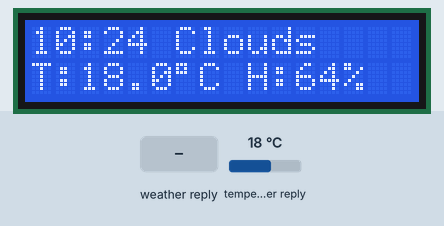
This sketch was run on a simulated ESP32. On the bench: 16×2 character LCD. The inputs (shaded band) are chosen by the test bench; at power-on: temperature in the weather reply 18 °C. WiFi joins after 1.5 s; servers stay silent unless stated; the local clock reads 2024-03-15 10:24:30 at power-on unless the sketch sets it; web services answer with replies made up by the test bench; what the sketch prints to the serial monitor is not drawn.

Above: at 5.4 s.
5.5 s: weather in the web reply set to Clear
At 16.6 s:
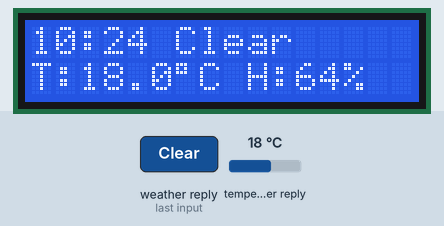
17.6 s: weather in the web reply set to Rain
At 28.6 s:
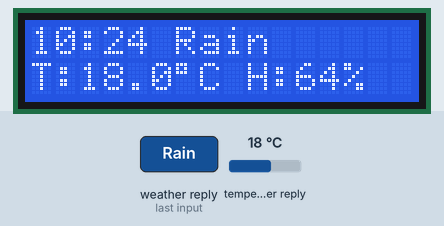
28.9 s: weather in the web reply set to Snow
At 39.8 s:
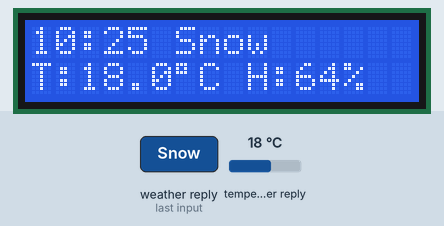
40.1 s: weather in the web reply set to Thunderstorm
At 51.1 s:
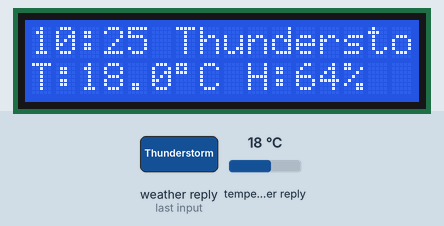
51.4 s: weather in the web reply set to Mist
At 62.0 s:
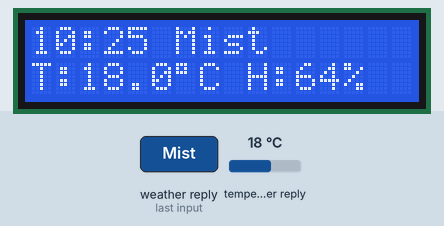
62.7 s: temperature in the weather reply set to -14 °C
At 73.1 s:
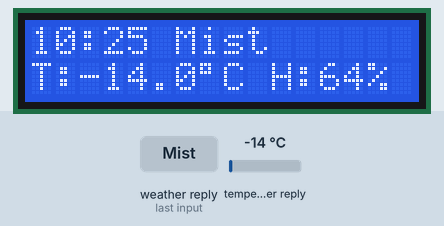
Timing chart, 0 to 74.6 s (numbered marks = the images above; inputs shaded):
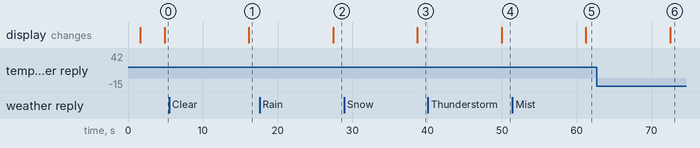

The sketch:

weather_station.ino
```cpp
#include <LiquidCrystal_I2C.h>
#include <WiFi.h>
#include <Wire.h>
#include <HTTPClient.h>
#include <Arduino_JSON.h>

// WiFi credentials - Wokwi uses "Wokwi-GUEST" with no password
const char* ssid = "Wokwi-GUEST";
const char* password = "";

// Your Domain name with URL path or IP address with path
String openWeatherMapApiKey = "API_KEY_HERE";

// Replace with your country code and city
// Use %20 for spaces (not just %)
String city = "New%20Braunfels";
String countryCode = "US";

unsigned long lastTime = 0;
unsigned long timerDelay = 10000;
String jsonBuffer;

// set the LCD number of columns and rows
int lcdColumns = 16;
int lcdRows = 2;

// set LCD address, number of columns and rows
// SDA -> GPIO21, SCL -> GPIO22
// lcd address is 0x27
LiquidCrystal_I2C lcd(0x27, lcdColumns, lcdRows);

// NTP Server time
const char* ntpServer = "pool.ntp.org";
long gmtOffset_sec = 0;
int daylightOffset_sec = 0;

void setup() {
  Serial.begin(115200);

  // Initialize LCD first to show status
  lcd.init();
  lcd.backlight();
  lcd.setCursor(0, 0);
  lcd.print("Connecting WiFi");

  // WiFi connection
  WiFi.begin(ssid, password);
  Serial.println("Connecting");

  while (WiFi.status() != WL_CONNECTED) {
    delay(500);
    Serial.print(".");
  }

  Serial.println("");
  Serial.print("Connected to WiFi network with IP Address: ");
  Serial.println(WiFi.localIP());

  lcd.clear();
  lcd.setCursor(0, 0);
  lcd.print("WiFi Connected!");
  lcd.setCursor(0, 1);
  lcd.print(WiFi.localIP());
  delay(2000);

  Serial.println("Timer set to 10 seconds (timerDelay variable)");

  // Initial fetch
  lastTime = millis() - timerDelay;
}

void loop() {
  // Send an HTTP GET request
  if ((millis() - lastTime) > timerDelay) {
    // Check WiFi connection status
    if (WiFi.status() == WL_CONNECTED) {
      String serverPath = "http://api.openweathermap.org/data/2.5/weather?q=" + city + "," + countryCode + "&units=metric" + "&APPID=" + openWeatherMapApiKey;

      jsonBuffer = httpGETRequest(serverPath.c_str());
      Serial.println(jsonBuffer);

      JSONVar myObject = JSON.parse(jsonBuffer);

      // JSON.typeof(jsonVar) can be used to get the type of the var
      if (JSON.typeof(myObject) == "undefined") {
        Serial.println("Parsing input failed!");
        lcd.clear();
        lcd.setCursor(0, 0);
        lcd.print("Parse Error!");
        lastTime = millis();
        return;
      }

      // Check if API returned an error
      if (myObject.hasOwnProperty("cod")) {
        int code = (int)myObject["cod"];
        if (code != 200) {
          Serial.print("API Error: ");
          Serial.println((const char*)myObject["message"]);
          lcd.clear();
          lcd.setCursor(0, 0);
          lcd.print("API Error:");
          lcd.setCursor(0, 1);
          lcd.print(code);
          lastTime = millis();
          return;
        }
      }

      // Get time
      gmtOffset_sec = (long)myObject["timezone"];
      configTime(gmtOffset_sec, daylightOffset_sec, ntpServer);

      // Wait a moment for time sync
      delay(1000);

      String time = printLocalTime();

      // Get weather data
      String weatherMain = (const char*)myObject["weather"][0]["main"];
      double temp = (double)myObject["main"]["temp"];
      int humidity = (int)myObject["main"]["humidity"];

      // LCD Print
      lcd.clear();
      lcd.setCursor(0, 0);
      lcd.print(time);
      lcd.print(" ");

      // Truncate weather description if too long
      if (weatherMain.length() > 10) {
        weatherMain = weatherMain.substring(0, 10);
      }
      lcd.print(weatherMain);

      lcd.setCursor(0, 1);
      lcd.print("T:");
      lcd.print(temp, 1);  // 1 decimal place
      lcd.print((char)223);  // degree symbol
      lcd.print("C ");
      lcd.print("H:");
      lcd.print(humidity);
      lcd.print("%");

      // Also print to Serial for debugging
      Serial.print("Time: ");
      Serial.println(time);
      Serial.print("Weather: ");
      Serial.println(weatherMain);
      Serial.print("Temp: ");
      Serial.print(temp);
      Serial.println(" C");
      Serial.print("Humidity: ");
      Serial.print(humidity);
      Serial.println("%");
    }
    else {
      Serial.println("WiFi Disconnected");
      lcd.clear();
      lcd.setCursor(0, 0);
      lcd.print("WiFi Lost!");

      // Try to reconnect
      WiFi.begin(ssid, password);
    }
    lastTime = millis();
  }
}

String printLocalTime() {
  struct tm timeinfo;
  if (!getLocalTime(&timeinfo)) {
    Serial.println("Failed to obtain time");
    return "--:--";
  }

  char timeHour[3];
  strftime(timeHour, 3, "%H", &timeinfo);

  char timeMinute[3];
  strftime(timeMinute, 3, "%M", &timeinfo);

  String time = String(timeHour) + ":" + String(timeMinute);
  Serial.println(time);
  return time;
}

String httpGETRequest(const char* serverName) {
  WiFiClient client;
  HTTPClient http;

  // Your Domain name with URL path or IP address with path
  http.begin(client, serverName);

  // Set timeout for Wokwi simulation
  http.setTimeout(10000);

  // Send HTTP GET request
  int httpResponseCode = http.GET();

  String payload = "{}";

  if (httpResponseCode > 0) {
    Serial.print("HTTP Response code: ");
    Serial.println(httpResponseCode);
    payload = http.getString();
  }
  else {
    Serial.print("Error code: ");
    Serial.println(httpResponseCode);
  }

  // Free resources
  http.end();

  return payload;
}
```

Measured:
- after the input at 5.5 s, the display: changes after 10.6 s (image 1)
- after the input at 17.6 s, the display: changes after 9.8 s (image 2)
- after the input at 28.9 s, the display: changes after 9.8 s (image 3)
- after the input at 40.1 s, the display: changes after 9.9 s (image 4)
- after the input at 51.4 s, the display: changes after 9.8 s (image 5)
- after the input at 62.7 s, the display: changes after 9.8 s (image 6)
